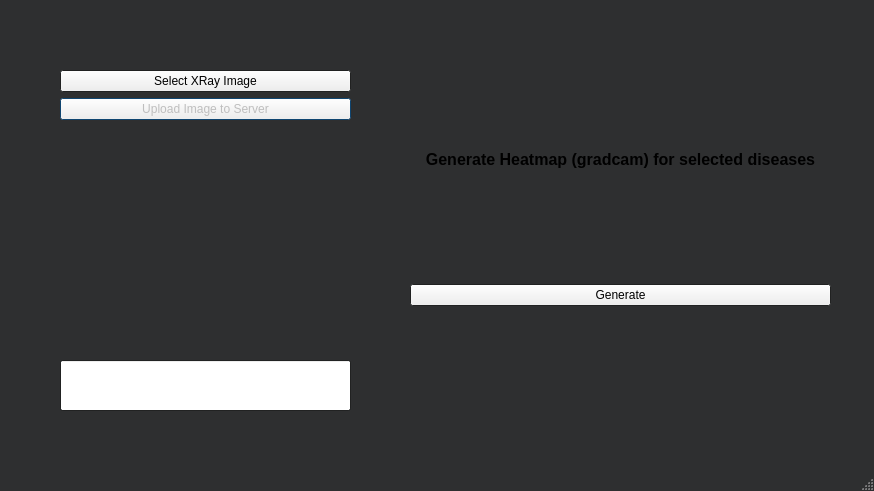
<?xml version="1.0" encoding="UTF-8"?>
<ui version="4.0">
 <class>MainWindow</class>
 <widget class="QMainWindow" name="MainWindow">
  <property name="geometry">
   <rect>
    <x>0</x>
    <y>0</y>
    <width>874</width>
    <height>491</height>
   </rect>
  </property>
  <property name="palette">
   <palette>
    <active>
     <colorrole role="Window">
      <brush brushstyle="SolidPattern">
       <color alpha="255">
        <red>18</red>
        <green>84</green>
        <blue>136</blue>
       </color>
      </brush>
     </colorrole>
    </active>
    <inactive>
     <colorrole role="Window">
      <brush brushstyle="SolidPattern">
       <color alpha="255">
        <red>46</red>
        <green>47</green>
        <blue>48</blue>
       </color>
      </brush>
     </colorrole>
    </inactive>
    <disabled>
     <colorrole role="Window">
      <brush brushstyle="SolidPattern">
       <color alpha="255">
        <red>18</red>
        <green>84</green>
        <blue>136</blue>
       </color>
      </brush>
     </colorrole>
    </disabled>
   </palette>
  </property>
  <property name="windowTitle">
   <string>XRay ML Services</string>
  </property>
  <property name="layoutDirection">
   <enum>Qt::LeftToRight</enum>
  </property>
  <property name="autoFillBackground">
   <bool>false</bool>
  </property>
  <widget class="QWidget" name="centralwidget">
   <property name="autoFillBackground">
    <bool>false</bool>
   </property>
   <widget class="QWidget" name="formLayoutWidget">
    <property name="geometry">
     <rect>
      <x>60</x>
      <y>50</y>
      <width>291</width>
      <height>281</height>
     </rect>
    </property>
    <layout class="QFormLayout" name="formLayout">
     <item row="0" column="1">
      <widget class="QLabel" name="labelUpload">
       <property name="text">
        <string/>
       </property>
      </widget>
     </item>
     <item row="1" column="0" colspan="2">
      <widget class="QPushButton" name="buttonUpload">
       <property name="toolTip">
        <string>&lt;html&gt;&lt;head/&gt;&lt;body&gt;&lt;p&gt;U&lt;/p&gt;&lt;/body&gt;&lt;/html&gt;</string>
       </property>
       <property name="text">
        <string>Select XRay Image</string>
       </property>
      </widget>
     </item>
     <item row="2" column="0" colspan="2">
      <widget class="QPushButton" name="btnUploadServer">
       <property name="enabled">
        <bool>false</bool>
       </property>
       <property name="text">
        <string>Upload Image to Server</string>
       </property>
      </widget>
     </item>
    </layout>
   </widget>
   <widget class="QLineEdit" name="lineEditStatusUpload">
    <property name="geometry">
     <rect>
      <x>60</x>
      <y>360</y>
      <width>291</width>
      <height>51</height>
     </rect>
    </property>
    <property name="readOnly">
     <bool>true</bool>
    </property>
   </widget>
   <widget class="QWidget" name="verticalLayoutWidget">
    <property name="geometry">
     <rect>
      <x>410</x>
      <y>40</y>
      <width>421</width>
      <height>371</height>
     </rect>
    </property>
    <layout class="QVBoxLayout" name="verticalLayout">
     <item>
      <widget class="QLabel" name="label">
       <property name="sizePolicy">
        <sizepolicy hsizetype="Minimum" vsizetype="Minimum">
         <horstretch>0</horstretch>
         <verstretch>0</verstretch>
        </sizepolicy>
       </property>
       <property name="maximumSize">
        <size>
         <width>16777215</width>
         <height>30</height>
        </size>
       </property>
       <property name="font">
        <font>
         <pointsize>12</pointsize>
         <bold>true</bold>
        </font>
       </property>
       <property name="text">
        <string>Generate Heatmap (gradcam) for selected diseases</string>
       </property>
       <property name="alignment">
        <set>Qt::AlignCenter</set>
       </property>
      </widget>
     </item>
     <item>
      <layout class="QGridLayout" name="btnDiseasesLayout">
       <property name="sizeConstraint">
        <enum>QLayout::SetMaximumSize</enum>
       </property>
      </layout>
     </item>
     <item>
      <widget class="QPushButton" name="pushButton">
       <property name="text">
        <string>Generate</string>
       </property>
      </widget>
     </item>
    </layout>
   </widget>
  </widget>
  <widget class="QMenuBar" name="menubar">
   <property name="geometry">
    <rect>
     <x>0</x>
     <y>0</y>
     <width>874</width>
     <height>21</height>
    </rect>
   </property>
  </widget>
  <widget class="QStatusBar" name="statusbar"/>
 </widget>
 <resources/>
 <connections/>
</ui>
